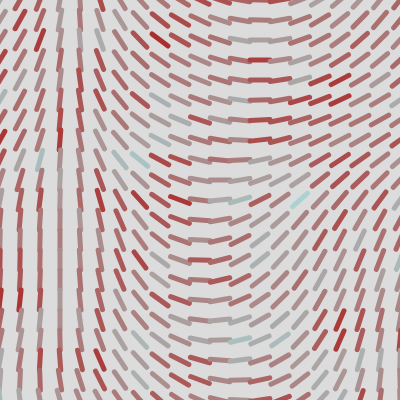
Frame 1 (no input)
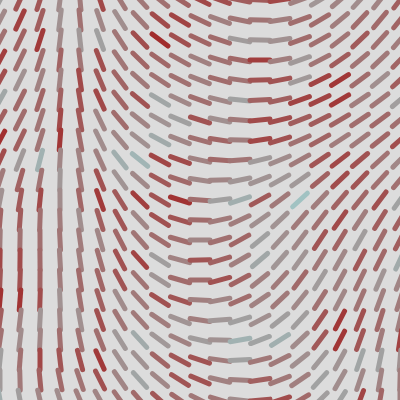
Frame 60 (no input)
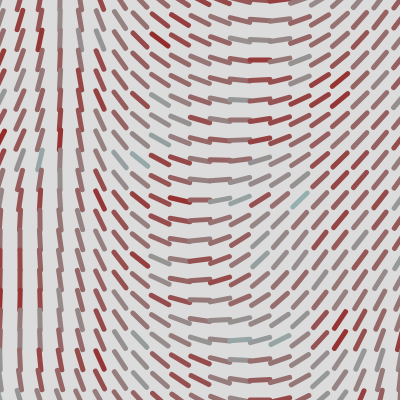
Frame 120 (the mouse pressed at the canvas centre since frame 60)

The p5.js sketch that drew these frames (run headless with seeded random() and noise() and a simulated clock; from frame 60 on, the mouse is pressed at the canvas centre):

// p5.js sketch
// ── sketch.js
let lineWeight = 5;
let z = 0.01 // Setting up z as a global variable
let increment = 0.03;
let red = 171;
let fade = 0;

function setup() {
  createCanvas(400, 400);
}
function draw() {
  background(220);
  moveLines();
}
function moveLines(){
  angleMode(DEGREES);
  strokeWeight(lineWeight);
  fade += 0.001;
  let step = 0.001;
  z+= 0.0005; // Increment z inside the function moveLines, but
  // outside the loop so that z only gets incremented once for every function call
  for(let y=0; y<=height; y+=20){
    
    for(let x=0; x<=width; x+=20){
      
      let noiseValue = noise(x*step, y*step, z);
      let angle = map(noiseValue,0,1,-360,360); 
    
      push(); // pushes the values written above it. There is one status in the stack.
      translate(x,y);
      rotate(angle);
      let color = noise(x*increment, y*increment, z); // noise returns an int
      // between 0 and 1
      let colorShiftG = color * 255 // multiply the noise value by 255 (ex: 0.2 * 255 = 51)
      let colorShiftB = color * 255

      stroke(lerp(red, 0, fade), (lerp(colorShiftG, 0, fade)), (lerp(colorShiftB, 0, fade))); // use the color shifts in place of
      // g and b values. Use lerp (a mathmatical function) that interpolates between tw numbers
      line(-10,0,10,0);
      
      pop(); // Pops the stack back to no status
    }
  }
}
// use lerp between z and 0 to slowly stop rotating and they will slow down and do nothing
// eventually.
